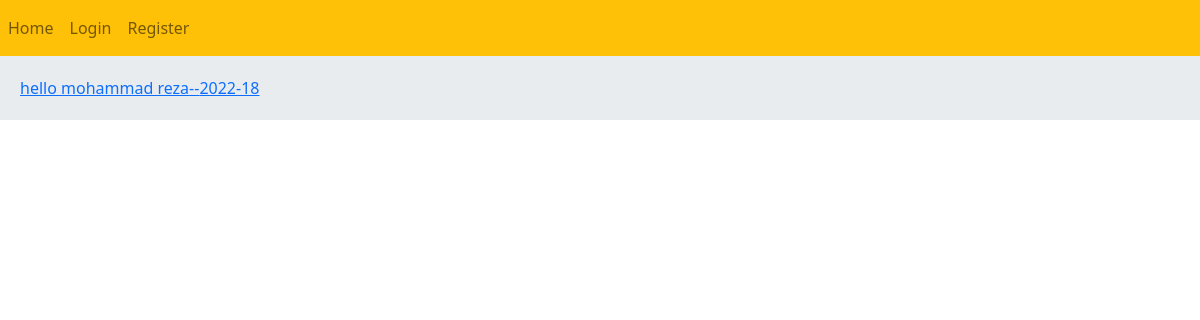
The app's page /, older data.
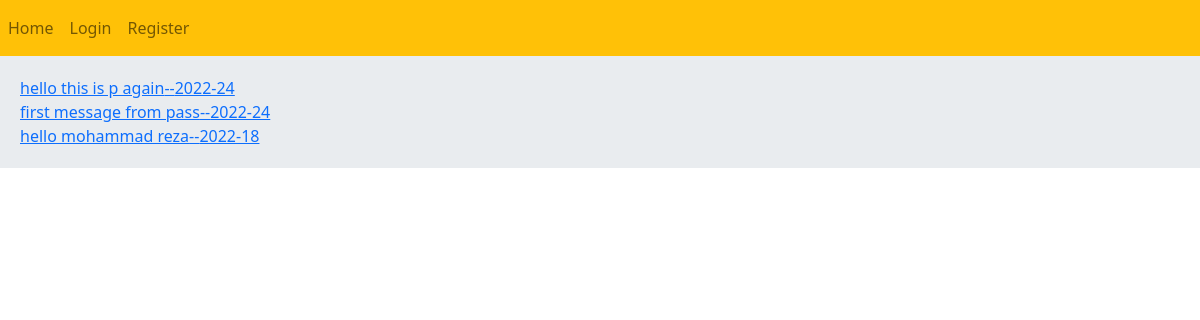
The same page, newer data.
### home/models.py (models this page shows, shortened)
class Post(models.Model):
    user=models.ForeignKey(User,on_delete=models.CASCADE,related_name='posts')
    body=models.CharField(max_length=300)
    slug=models.SlugField()
    created=models.DateTimeField(auto_now_add=True)
    updated=models.DateTimeField(auto_now=True)
    class Meta:
        ordering=('-created','body')
    def get_absolute_url(self):
        return reverse('home:post',kwargs={'post_id':self.id,'post_slug':self.slug})

### home/views.py (the view)
# urls.py: path('',views.HomeView.as_view(),name='home'),
class HomeView(View):
    def get(self,request):
        posts = Post.objects.all()
        return render(request, 'home/index.html', {'posts': posts})

### home/templates/home/index.html
{% extends 'app/base.html' %}
{% block content %}
    {% for post in posts %}
       <a href="{{ post.get_absolute_url }}">{{ post.body|truncatewords:50 }}--{{ post.created|date:"Y-j" }}</a>
        <br>
    {% endfor %}
{% endblock %}

Row changes from the older to the newer data that the page shows:
added Post: body "hello this is p again", created "2022-24"
added Post: body "first message from pass", created "2022-24"
